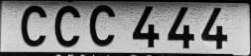
#> input picture Test/Cropped_10.png, 251 x 56 px, found by its file name; its folder holds only this picture in this run
$ python 'segmentChar(Character Dataset).py'
#> lines starting #> are read from the running program, lines starting #| are printed output that depends on the picture; after the words box and inside, x2 and y2 are one past the last pixel; in counts of white or black regions, pixels touching at a corner belong together
import cv2
# import random
# import imutils
# from imutils import contours
import matplotlib.cm as cm
import os
# import glob
from os import listdir
from os.path import isfile, join, splitext
import numpy as np
import matplotlib.pyplot as plt
# import pytesseract
# pytesseract.pytesseract.tesseract_cmd = 'C:\\Program Files\\Tesseract-OCR\\tesseract.exe'

input_dir = "test"
output_dir = "output"
numImages = 155

onlyfiles = [f for f in listdir(input_dir) if isfile(join(input_dir, f))]
files = onlyfiles[0:numImages]
count = 0

'''Enumerating the images from the directory'''
for i, name in enumerate(files):
        img = cv2.imread(input_dir+ '/' + name)
#> img is the input picture: shape (56, 251, 3); min 0, max 227, mean 128.3
        ori=img.copy()

        # Ordinary license plate value is 0.95, new energy license plate is changed to 0.9
        segmentation_spacing = 0.95

        '''1 read the picture, and do grayscale processing'''
        # img = cv2.imread('C:/Users/peri_/Downloads/Project ANN/dataset/dataset1/Cropped_1.png', 0)
        img_gray = cv2.cvtColor(img, cv2.COLOR_BGR2GRAY)


        '''2 Binary the grayscale image'''
        ret, img_threshold = cv2.threshold(img_gray, 100, 255, cv2.THRESH_BINARY_INV)
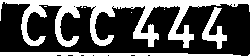
#> img_threshold: shape (56, 251); 35.3% white; 7 white regions (4 under 20 px), largest, box (x1, y1, x2, y2) and area: (0, 0, 251, 56) 3813, (0, 52, 241, 56) 721, (202, 7, 227, 49) 414


        '''3 Split characters'''
        white = []  # Record the sum of white pixels in each column
        black = []  # Record the sum of black pixels in each column
        height = img_threshold.shape[0]
#> height = 56
        width = img_threshold.shape[1]
#> width = 251

        white_max = 0
        black_max = 0


        '''4 Cycle through the sum of black and white pixels for each column'''
        for i in range(width):
            white_count = 0
            black_count = 0
            for j in range(height):
                if img_threshold[j][i] == 255:
                    white_count += 1
                else:
                    black_count += 1

            white.append(white_count)
            black.append(black_count)

        white_max = max(white)
#> white_max = 56
        black_max = max(black)
#> black_max = 52


        '''5 Split the image, given the starting point of the character to be split'''
        def find_end(start):
            end = start + 1
            for m in range(start + 1, width - 1):
                if(black[m] > segmentation_spacing * black_max):
                    end = m
                    break
            return end


        n = 1
        start = 1
        end = 2
        widthResize = 50
        heightResize = 50
        dim = (widthResize, heightResize)
        while n < width - 1:
            n += 1
            if(white[n] > (1 - segmentation_spacing) * white_max):
                start = n
                end = find_end(start)
                n = end
                for i, name in enumerate(files):
                    if end - start > 5:
                        print(start, end)
                        character = img_threshold[1:height, start:end]
                        # resize image
                        resized = cv2.resize(character, dim, interpolation = cv2.INTER_AREA)
            #             cv2.imwrite('img/{0}.png'.format(n), character)
                        plt.imsave(output_dir + '/' + 'Cha_{}.png'.format(n), resized, cmap=cm.gray)
#> this loop made 9 passes
#> pass 2, `plt.imsave(output_dir + '/' + 'Cha_{}.png'.format(n), resized, cmap=cm..`:
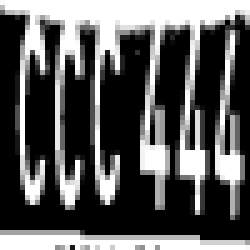
#> saved as Cha_234.png: shape (50, 50, 3) (shown 5 times larger); min 0, max 255, mean 91.2
#> after the loop:
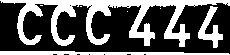
#> character: shape (55, 230); 35.8% white; 7 white regions (4 under 20 px), largest, box (x1, y1, x2, y2) and area: (0, 0, 230, 47) 3406, (0, 51, 230, 55) 698, (198, 6, 223, 48) 414
#> after the loop, end = 250; n = 250; start = 249
            #             cv2.imshow('character', character)
        #             cv2.waitKey(0)
        #             cv2.destroyAllWindows()

$ run again, on Test/Cropped_113.png
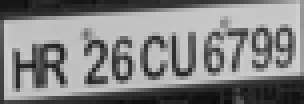
#> input picture Test/Cropped_113.png, 76 x 26 px, found by its file name (shown 4 times larger)
#> img is the input picture: shape (26, 76, 3); min 11, max 212, mean 131.4
#> `ret, img_threshold = cv2.threshold(img_gray, 100, 255, cv2.THRESH_BINA..`:
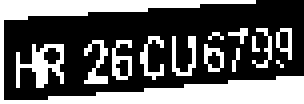
#> img_threshold: shape (26, 76) (shown 4 times larger); 37.3% white; 14 white regions (8 under 20 px), largest, box (x1, y1, x2, y2) and area: (0, 0, 76, 26) 488, (4, 11, 16, 22) 65, (21, 10, 27, 21) 30, (43, 9, 49, 19) 27, (28, 10, 33, 20) 27, (35, 9, 41, 20) 25
#> after the loop `while n < width - 1:`: end = 76; start = 75
